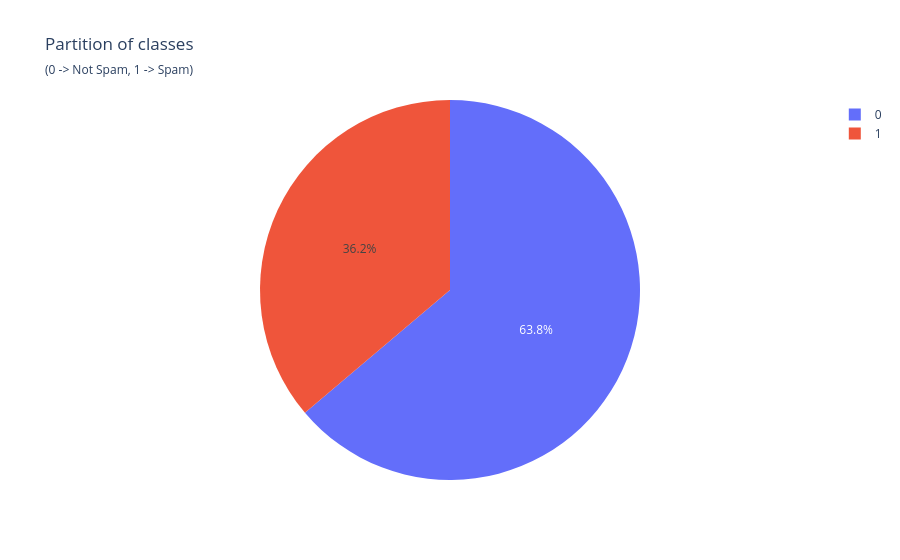

Here is the notebook cell this chart was saved with:
### Code cell
is_scam = train_df["is_scam"].value_counts()

px.pie(
    names=is_scam.keys(),
    values=is_scam.values,
    title="Partition of classes",
    subtitle="(0 -> Not Spam, 1 -> Spam)",
)

### Figure 1 — Plotly figure (JSON) as saved in the notebook; plotly's stock layout.template omitted (floating-point values rounded to 4 significant figures)
{"data": [{"domain": {"x": [0, 1], "y": [0, 1]}, "hovertemplate": "label=%{label}<br>value=%{value}<extra></extra>", "labels": [0, 1], "legendgroup": "", "name": "", "showlegend": true, "type": "pie", "values": [44221, 25065]}], "layout": {"legend": {"tracegroupgap": 0}, "title": {"subtitle": {"text": "(0 -> Not Spam, 1 -> Spam)"}, "text": "Partition of classes"}}}
